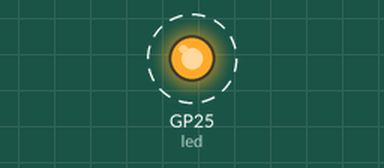
A program run on a simulated Raspberry Pi Pico running MicroPython. Parts: output pins drawn as LEDs (lit = HIGH). Dashed ring = blinking. What the program prints to the serial console is not drawn.

Above: at 0.2 s.
Timing chart, 0 to 3.0 s (numbered marks = the images above):
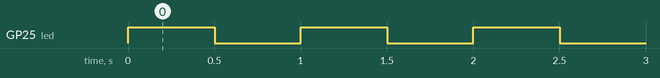

The program:

blink_test.py
```python
from machine import Pin
import time

# Initialize the onboard LED (usually on pin 25 for Pico, "LED" for Pico W)
try:
    # Try Pico W first (has "LED" identifier)
    led = Pin("LED", Pin.OUT)
    print("Pico W detected")
except:
    # Fall back to regular Pico (pin 25)
    led = Pin(25, Pin.OUT)
    print("Regular Pico detected")

print("Starting blink test...")
print("If you see this message and the LED blinks, your Pico is alive!")

# Blink pattern: fast blinks to show it's working
while True:
    led.on()
    time.sleep(0.5)
    led.off()
    time.sleep(0.5)
    print("Blink!")
```

Measured:
- by itself, GP25 (led): alternates HIGH for 0.50 s and LOW for 0.50 s
